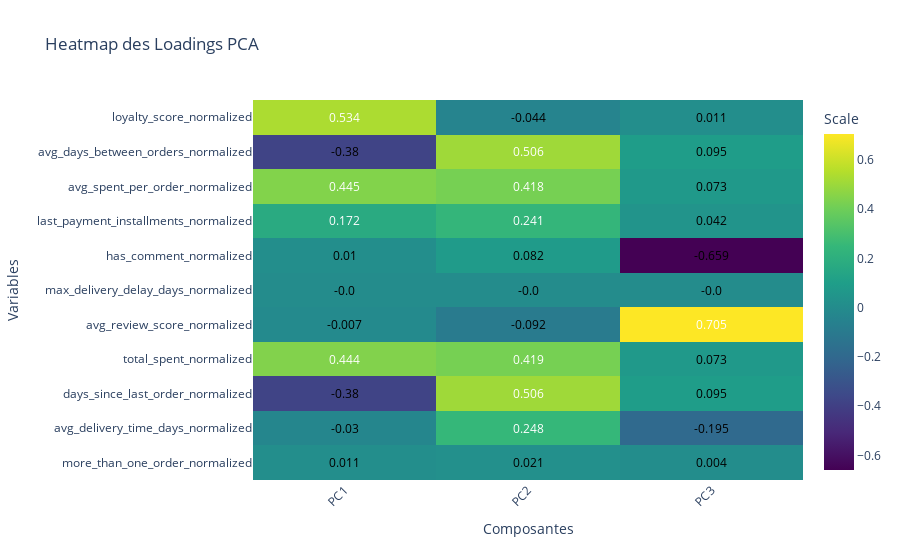

Notebook source saved alongside this figure:
### Code cell
import plotly.graph_objects as go
import nbformat

# Supposons que 'loadings' est votre DataFrame
# Conversion de 'loadings' en une matrice si ce n'est pas déjà le cas
# loadings_matrix = loadings.values si 'loadings' est un DataFrame

# Création de la heatmap
fig = go.Figure(data=go.Heatmap(
    z=loadings,  # Utiliser loadings_matrix si nécessaire
    x=loadings.columns,  # Les étiquettes des colonnes pour l'axe X
    y=loadings.index,  # Les étiquettes des lignes pour l'axe Y
    colorscale='Viridis',  # Palette de couleurs
    colorbar=dict(title='Scale'),  # Titre de la barre de couleur
))

# Générer des annotations pour chaque valeur dans la heatmap
annotations = []
for i, row in enumerate(loadings.index):
    for j, col in enumerate(loadings.columns):
        annotations.append(
            dict(
                x=col, y=row,
                text=str(loadings.loc[row, col].round(3)),  # Arrondi à 3 décimales
                xref='x1', yref='y1',
                font=dict(color="white" if loadings.loc[row, col] > loadings.values.mean() else "black", size=12),
                showarrow=False)
        )

# Ajouter les annotations au layout
fig.update_layout(
    annotations=annotations,
    title='Heatmap des Loadings PCA',
    xaxis=dict(title='Composantes'),
    yaxis=dict(title='Variables'),
    xaxis_tickangle=-45
)

fig.show()

### Figure 1 — Plotly figure (JSON) as saved in the notebook; plotly's stock layout.template omitted (floating-point values rounded to 4 significant figures)
{"data": [{"colorbar": {"title": {"text": "Scale"}}, "colorscale": [[0, "#440154"], [0.1111, "#482878"], [0.2222, "#3e4989"], [0.3333, "#31688e"], [0.4444, "#26828e"], [0.5556, "#1f9e89"], [0.6667, "#35b779"], [0.7778, "#6ece58"], [0.8889, "#b5de2b"], [1, "#fde725"]], "type": "heatmap", "x": ["PC1", "PC2", "PC3"], "y": ["more_than_one_order_normalized", "avg_delivery_time_days_normalized", "days_since_last_order_normalized", "total_spent_normalized", "avg_review_score_normalized", "max_delivery_delay_days_normalized", "has_comment_normalized", "last_payment_installments_normalized", "avg_spent_per_order_normalized", "avg_days_between_orders_normalized", "loyalty_score_normalized"], "z": [[0.01061, 0.02099, 0.004324], [-0.02974, 0.2476, -0.1949], [-0.3797, 0.5062, 0.09461], [0.4439, 0.4192, 0.07345], [-0.007406, -0.09203, 0.7052], [-0.0, -5.551e-17, -9.714e-17], [0.01046, 0.08152, -0.6589], [0.1719, 0.2406, 0.04217], [0.4451, 0.4185, 0.07293], [-0.3798, 0.5061, 0.09463], [0.5345, -0.04431, 0.01089]]}], "layout": {"annotations": [{"font": {"color": "black", "size": 12}, "showarrow": false, "text": "0.011", "x": "PC1", "xref": "x", "y": "more_than_one_order_normalized", "yref": "y"}, {"font": {"color": "black", "size": 12}, "showarrow": false, "text": "0.021", "x": "PC2", "xref": "x", "y": "more_than_one_order_normalized", "yref": "y"}, {"font": {"color": "black", "size": 12}, "showarrow": false, "text": "0.004", "x": "PC3", "xref": "x", "y": "more_than_one_order_normalized", "yref": "y"}, {"font": {"color": "black", "size": 12}, "showarrow": false, "text": "-0.03", "x": "PC1", "xref": "x", "y": "avg_delivery_time_days_normalized", "yref": "y"}, {"font": {"color": "white", "size": 12}, "showarrow": false, "text": "0.248", "x": "PC2", "xref": "x", "y": "avg_delivery_time_days_normalized", "yref": "y"}, {"font": {"color": "black", "size": 12}, "showarrow": false, "text": "-0.195", "x": "PC3", "xref": "x", "y": "avg_delivery_time_days_normalized", "yref": "y"}, {"font": {"color": "black", "size": 12}, "showarrow": false, "text": "-0.38", "x": "PC1", "xref": "x", "y": "days_since_last_order_normalized", "yref": "y"}, {"font": {"color": "white", "size": 12}, "showarrow": false, "text": "0.506", "x": "PC2", "xref": "x", "y": "days_since_last_order_normalized", "yref": "y"}, {"font": {"color": "black", "size": 12}, "showarrow": false, "text": "0.095", "x": "PC3", "xref": "x", "y": "days_since_last_order_normalized", "yref": "y"}, {"font": {"color": "white", "size": 12}, "showarrow": false, "text": "0.444", "x": "PC1", "xref": "x", "y": "total_spent_normalized", "yref": "y"}, {"font": {"color": "white", "size": 12}, "showarrow": false, "text": "0.419", "x": "PC2", "xref": "x", "y": "total_spent_normalized", "yref": "y"}, {"font": {"color": "black", "size": 12}, "showarrow": false, "text": "0.073", "x": "PC3", "xref": "x", "y": "total_spent_normalized", "yref": "y"}, {"font": {"color": "black", "size": 12}, "showarrow": false, "text": "-0.007", "x": "PC1", "xref": "x", "y": "avg_review_score_normalized", "yref": "y"}, {"font": {"color": "black", "size": 12}, "showarrow": false, "text": "-0.092", "x": "PC2", "xref": "x", "y": "avg_review_score_normalized", "yref": "y"}, {"font": {"color": "white", "size": 12}, "showarrow": false, "text": "0.705", "x": "PC3", "xref": "x", "y": "avg_review_score_normalized", "yref": "y"}, {"font": {"color": "black", "size": 12}, "showarrow": false, "text": "-0.0", "x": "PC1", "xref": "x", "y": "max_delivery_delay_days_normalized", "yref": "y"}, {"font": {"color": "black", "size": 12}, "showarrow": false, "text": "-0.0", "x": "PC2", "xref": "x", "y": "max_delivery_delay_days_normalized", "yref": "y"}, {"font": {"color": "black", "size": 12}, "showarrow": false, "text": "-0.0", "x": "PC3", "xref": "x", "y": "max_delivery_delay_days_normalized", "yref": "y"}, {"font": {"color": "black", "size": 12}, "showarrow": false, "text": "0.01", "x": "PC1", "xref": "x", "y": "has_comment_normalized", "yref": "y"}, {"font": {"color": "black", "size": 12}, "showarrow": false, "text": "0.082", "x": "PC2", "xref": "x", "y": "has_comment_normalized", "yref": "y"}, {"font": {"color": "black", "size": 12}, "showarrow": false, "text": "-0.659", "x": "PC3", "xref": "x", "y": "has_comment_normalized", "yref": "y"}, {"font": {"color": "white", "size": 12}, "showarrow": false, "text": "0.172", "x": "PC1", "xref": "x", "y": "last_payment_installments_normalized", "yref": "y"}, {"font": {"color": "white", "size": 12}, "showarrow": false, "text": "0.241", "x": "PC2", "xref": "x", "y": "last_payment_installments_normalized", "yref": "y"}, {"font": {"color": "black", "size": 12}, "showarrow": false, "text": "0.042", "x": "PC3", "xref": "x", "y": "last_payment_installments_normalized", "yref": "y"}, {"font": {"color": "white", "size": 12}, "showarrow": false, "text": "0.445", "x": "PC1", "xref": "x", "y": "avg_spent_per_order_normalized", "yref": "y"}, {"font": {"color": "white", "size": 12}, "showarrow": false, "text": "0.418", "x": "PC2", "xref": "x", "y": "avg_spent_per_order_normalized", "yref": "y"}, {"font": {"color": "black", "size": 12}, "showarrow": false, "text": "0.073", "x": "PC3", "xref": "x", "y": "avg_spent_per_order_normalized", "yref": "y"}, {"font": {"color": "black", "size": 12}, "showarrow": false, "text": "-0.38", "x": "PC1", "xref": "x", "y": "avg_days_between_orders_normalized", "yref": "y"}, {"font": {"color": "white", "size": 12}, "showarrow": false, "text": "0.506", "x": "PC2", "xref": "x", "y": "avg_days_between_orders_normalized", "yref": "y"}, {"font": {"color": "black", "size": 12}, "showarrow": false, "text": "0.095", "x": "PC3", "xref": "x", "y": "avg_days_between_orders_normalized", "yref": "y"}, {"font": {"color": "white", "size": 12}, "showarrow": false, "text": "0.534", "x": "PC1", "xref": "x", "y": "loyalty_score_normalized", "yref": "y"}, {"font": {"color": "black", "size": 12}, "showarrow": false, "text": "-0.044", "x": "PC2", "xref": "x", "y": "loyalty_score_normalized", "yref": "y"}, {"font": {"color": "black", "size": 12}, "showarrow": false, "text": "0.011", "x": "PC3", "xref": "x", "y": "loyalty_score_normalized", "yref": "y"}], "title": {"text": "Heatmap des Loadings PCA"}, "xaxis": {"tickangle": -45, "title": {"text": "Composantes"}}, "yaxis": {"title": {"text": "Variables"}}}}
